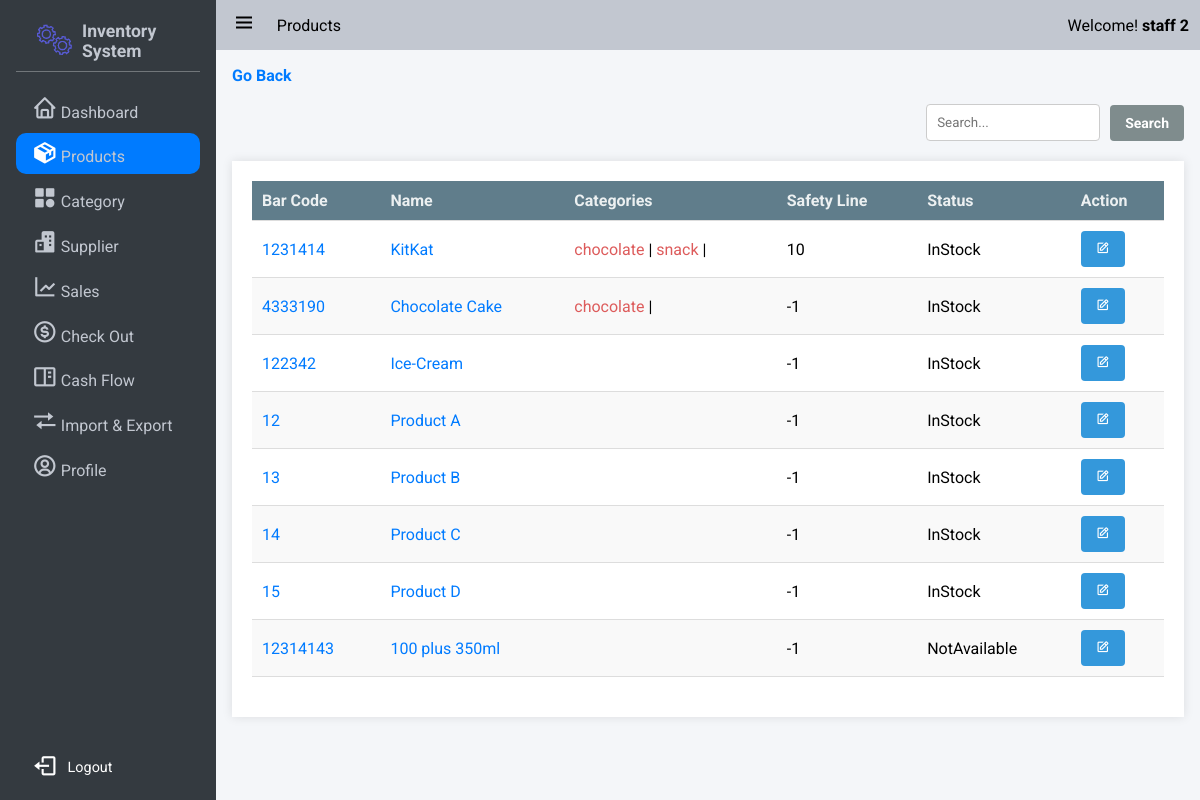
The app's page /products/ (signed in) with its own data.
### app/models/user.py (models this page shows, shortened)
class User(UserMixin,db.Model):
    __tablename__ = 'users'
    id = db.Column(db.Integer, primary_key=True)
    StaffID = db.Column(db.String,unique = True)
    First_Name = db.Column(db.String(100, collation='NOCASE'), nullable=False, server_default='')
    Last_Name = db.Column(db.String(100, collation='NOCASE'), nullable=False, server_default='')
    Email = db.Column(db.String(50), unique=True, nullable=False)
    Password = db.Column(db.String(80), nullable=False)
    pins = db.Column(db.Integer)
    roles = db.relationship('Role', secondary='user_roles')
    active = db.Column('is_active', db.Boolean(), nullable=False, server_default='1')
    Email_Confirmed_At = db.Column(db.DateTime())
    Last_Login = db.Column(db.DateTime())

### app/models/product.py (models this page shows, shortened)
class Product(db.Model):
    id = db.Column(db.Integer, nullable=False, primary_key=True)
    BarCode = db.Column(db.BigInteger,nullable=False)
    Name = db.Column(db.String, nullable=False)
    Safety_quantity = db.Column(db.Integer,nullable=False)
    Status = db.Column(db.String, nullable=False) # "NotAvailable","OutOfStock","InStock"
    Inventories = db.relationship('Inventory',backref='product',lazy=True)  # Improved loading
    Categories = db.relationship('Category',secondary=product_category, backref=db.backref('products', lazy=True), lazy='subquery')

### app/models/category.py (models this page shows, shortened)
class Category(db.Model):
    id = db.Column(db.Integer, nullable=False, primary_key=True)
    Name = db.Column(db.String, nullable=False)

### app/product/product_routers.py (the view)
@bp.route('/',methods=["GET"])
@login_required
def index():
    update_qty_on_expiry()
    page = request.args.get('page', 1, type=int)
    per_page = request.args.get('per_page', 10, type=int)
    query = request.args.get('query','')
    form = CreateProductForm()
    categories = Category.query.all()
    if query:
        products = Product.query.filter(
            db.or_(Product.BarCode.ilike(f'%{query}%'), Product.Name.ilike(f'%{query}%'))
        ).paginate(per_page=per_page, page=page, error_out=True)
    else:
        products = Product.query.paginate(per_page=per_page, page=page, error_out=True)
    categories = Category.query.all()
    return render_template('product/product.html', products=products,categories=categories,form=form)

### app/product/product_routers.py
class CreateProductForm(FlaskForm):
    name = StringField('Name', validators=[InputRequired()])
    barcode = IntegerField('BarCode', validators=[InputRequired()])
    safety_quantity_custom = BooleanField('Custom Set Line')
    safety_quantity = IntegerField('Safety Quantity', validators=[Optional()])
    status = SelectField('Status', choices=[('NotAvailable', 'Not Available'), ('OutOfStock', 'Out of Stock'), ('InStock', 'In Stock')], default='NotAvailable')
    categories = SelectMultipleField('Categories', choices=[], coerce=int)
    def __init__(self, *args, **kwargs):
        super(CreateProductForm, self).__init__(*args, **kwargs)
        self.categories.choices = [(category.id, category.Name) for category in Category.query.all()]

### app/__init__.py (called while the page is built, shortened)
def update_qty_on_expiry():
    inventories = Inventory.query.filter(Inventory.ExpiryDate <= date.today(),Inventory.Available_QTY>0).all()
    if not inventories:
        return

### app/auth.py (called while the page is built)
@login_manager.user_loader
def load_user(user_id):
    return User.query.get(int(user_id))

### app/templates/product/product.html (shortened to what this page needs)
{% extends 'base.html' %}
{% block nav_title %}
Products
{% endblock %}
{% block css_style %}
<link rel="stylesheet" href="{{url_for('static',filename='css/flex.css')}}">
<link rel="stylesheet" href="{{url_for('static',filename='css/grid.css')}}">
<link rel="stylesheet" href="{{url_for('static',filename='css/table.css')}}">
<link rel="stylesheet" href="{{url_for('static',filename='css/form.css')}}">
<link rel="stylesheet" href="{{url_for('static',filename='css/modal.css')}}">
{% endblock %}
{% block nav_inventory %}active{% endblock %}
{% block content %}
<a href="{{url_for('product.index')}}"><b>Go Back</b></a><br><br>
<div class="flex flex-between-center">
    <div class="">
        <form action="{{url_for("product.search_product")}}" method="get" class="flex flex-start-center">
            <input type="text" id="" name="query" placeholder="Search..." style="margin: 0 10px 0 0;">
            <button class="button gray" type="submit">Search</button>
        </form>
    </div>
</div>
<div class="table-container ">
    <table class="">
        <thead>
            <tr>
                <th>Bar Code</th>
                <th>Name</th>
                <th>Categories</th>
                <th>Safety Line </th>
                <th>Status </th>
                <th>Action</th>
            </tr>
        </thead>
        <tbody>
            {% for product in products %}
            <tr>
                <td>
                    <span><a href="{{url_for('product.get_product',id = product.id)}}">{{ product.BarCode}}</a></span>
                </td>
                <td>
                    <span><a href="{{url_for('product.get_product',id = product.id)}}">{{ product.Name
                            }}</a></span>
                </td>
                <td>
                    {{display_categories(product)}}
                </td>
                <td>
                    <span>{{ product.Safety_quantity }}</span>
                </td>
                <td>
                    <span>{{ product.Status }}</span>
                </td>
                <td>
                    <button type="button" class="button info" id="edit" href="javascript:;"><i
                            class='bx bx-edit'></i></button>
                </td>
            </tr>
            {% endfor %}
        </tbody>
    </table>
</div>
{% endblock %}
{% macro display_categories(product) %}
<span>
    {% for category in product.Categories %}
    <a href="{{url_for('product.products_by_category',category_name = category.Name)}}"
        style="text-decoration: none; color: #dd5b5b">
        {{ category.Name }}
    </a>
    |
    {% endfor %}
</span>
{% endmacro %}

### app/templates/base.html (shortened to what this page needs)
<!DOCTYPE html>
<html lang="en">
<head>
    <link rel="stylesheet" href="{{url_for('static',filename='css/button.css')}}">
    <link rel="stylesheet" href="{{url_for('static',filename='css/style.css')}}">
    <link rel="stylesheet" href="{{url_for('static',filename='css/responsive.css')}}">
    <link rel="stylesheet" href="{{url_for('static',filename='css/cards.css')}}">
    <link rel="stylesheet" href="{{url_for('static',filename='css/preloader.css')}}">
    <link href='https://unpkg.com/boxicons@2.1.4/css/boxicons.min.css' rel='stylesheet'>
    {% block css_style %}
    {% endblock %}
</head>
<body>
    <div class="wrapper">
        <aside class="opened" id="aside">
            <div class="sidebar">
                <div class="brand-items">
                    <div class="brand-logo">
                        <img src="{{url_for('static',filename='/img/gear-loader.gif')}}" alt="" class="brand-img">
                        <h3>Inventory System</h3>
                    </div>
                </div>
                <div class="menu-bar">
                    <div class="menu">
                        <ul class="menu-links">
                            <li class="menu-link {% block nav_dashboard %}{% endblock %}"><i class='nav-icon bx bx-home'></i><a href="{{ url_for('dashboard') }}">Dashboard</a></li>
                            <li class="menu-link {% block nav_inventory %}{% endblock %}"><i class='nav-icon bx bxs-package'></i><a href="{{ url_for('product.index') }}">Products</a></li>
                            <li class="menu-link {% block nav_category %}{% endblock %}"><i class='nav-icon bx bxs-category' ></i><a href="{{ url_for('category.index') }}">Category</a></li>
                            <li class="menu-link {% block nav_supplier %}{% endblock %}"><i class='nav-icon bx bxs-buildings' ></i><a href="{{ url_for('supplier.index') }}">Supplier</a></li>
                            <li class="menu-link {% block nav_report %}{% endblock %}"><i class='nav-icon bx bx-line-chart' ></i><a href="{{ url_for('sale.sales_index') }}">Sales</a></li>
                            <li class="menu-link {% block nav_checkout %}{% endblock %}"><i class='nav-icon bx bx-dollar-circle' ></i><a href="{{ url_for('sale.show_checkout_page') }}">Check Out</a></li>
                            <li class="menu-link {% block nav_cashflow %}{% endblock %}"><i class='nav-icon bx bx-book-content'></i><a href="{{url_for('cashflow.index')}}">Cash Flow</a></li>
                            <li class="menu-link {% block nav_ImExport %}{% endblock %}"><i class='nav-icon bx bx-transfer'></i><a href="{{url_for('main.imexport_overview')}}">Import & Export</a></li>
                            <li class="menu-link {% block nav_profile %}{% endblock %}"><i class='nav-icon bx bx-user-circle'></i><a href="{{url_for('user.get_staff',id=current_user.id)}}">Profile</a></li>
                        </ul>
                    </div>
                    <div class="bottom-content logout">
                        <div class="flex" style="color: #fff !important;">
                            <i class='bx bx-log-out'></i><a style="color: #fff !important;" href="{{url_for('auth.logout')}}" onclick="return confirm('Log out immediately?')">Logout</a>
                        </div>
                    </div>
                </div>
            </div>
        </aside>
       <div class="main">
            <header class="main-header">
                <div class="left-nav">
                    <div class="menu-burger">
                        <i class='bx bx-menu '></i>
                    </div>
                    <p>{% block nav_title %}{% endblock %}</p>
                </div>
                <div class="right-nav flex flex-center-center">
                    <span>Welcome! <b>{{current_user.Last_Name + ' ' + current_user.First_Name}}</b></span>
                </div>
            </header>
            <div class="main-container">
                    {% block content %} {% endblock %}
            </div>
        </div>
    </div>
    </body>
    </html>

### app/static/css/button.css (style rules this page uses)
:root { --primary-color: #3498db; --secondary-color: #2ecc71; --accent-color: #e74c3c; --background-color: #ecf0f1; --link-color: #2980b9; --border-color: #bdc3c7; --success-color: #27ae60; --warning-color: #f39c12; --error-color: #c0392b; --info-color: #3498db; --dark-color: #34495e; --light-color: #ecf0f1; --gray-color: #7f8c8d; --purple-color: #9b59b6; --pink-color: #e91e63; --teal-color: #009688; --orange-color: #e67e22; --brown-color: #795548; --cyan-color: #00bcd4; --indigo-color: #3f51b5; --lime-color: #cddc39; --amber-color: #ffc107; --deep-purple-color: #673ab7; --deep-orange-color: #ff5722; --light-green-color: #8bc34a; --blue-gray-color: #607d8b; --yellow-color: #ffeb3b; }
.button { display: inline-block; padding: 10px 15px; font-size: 14px; font-weight: bold; text-align: center; text-decoration: none; color: #fff; border: none; border-radius: 4px; cursor: pointer; transition: background-color 0.3s ease; }
.info { background-color: var(--info-color); color: #fff; }
.gray { background-color: var(--gray-color); color: #fff; }

### app/static/css/style.css (style rules this page uses)
:root { --text-color:#212529; --text-color-grey:#c2c7d0; --text-color-dark-grey:#898989; --main-color:#007bff; --main-color-hover:#228dff; --second-color:; --second-color-hover:; --white-color:#fff; --bg-color-dark:#343a40; --bg-color-second-light:#dee2e6; --bg-color-light:#f4f6f9; --toggle-color:#ddd; --red-color:#dc3545; --dark-yellow-color:#ffc107; --yellow-color:#ffc107; --sidebar-width:18%; }
* { font-family: 'Roboto', sans-serif; margin: 0; padding: 0; box-sizing: border-box; scrollbar-width: none; }
a { text-decoration: none; color: var(--main-color); }
ul,li { list-style: none; }
img { width: 100%; object-fit: cover; }
body { width: 100vw; height: 100vh; background: #e9ecef; position: relative; }
.wrapper { height: 100vh; width: 100vw; display: flex; overflow: hidden; }
input { padding: 10px; box-sizing: border-box; border: 1px solid #ccc; border-radius: 4px; }
aside { position: relative; width: 15px; height: 100vh; background: var(--bg-color-dark); transition: margin-left .3s ease-in-out .3s ease-in-out; overflow-x: hidden; overflow-y: hidden; z-index: 999; color: var(--text-color-grey); transition:width 0.3s linear; }
aside.opened { width: var(--sidebar-width); }
.sidebar { padding: 0.625rem 1rem; height: 100%; }
.sidebar li { margin-bottom: .2rem; padding: .5rem 1rem; align-items: flex-end; display: flex; border-radius: 10px; }
.brand-items { display: flex; align-items: center; justify-content: space-between; padding: 0.5rem 1rem; border-bottom: rgba(255, 255, 255, 0.3) 1px solid ; }
.brand-items img { width: 50px; object-fit: cover; padding: 0 5px 0 0; }
.brand-logo { display: flex; align-items: center; }
.brand-logo h3 { font-size: 1.1rem; }
.menu-bar { height: calc(100% - 4rem); display: flex; flex-direction: column; justify-content: space-between; }
.menu-links { margin-top: 1rem; }
.menu-link.active { background: var(--main-color); color: var(--white-color); transition: .05s ease-in-out .03s; }
.menu-link .nav-icon { text-align: center; margin-right: .2rem; font-size: 1.6rem; width: 1.6rem; }
.menu-link a { color: var(--text-color-grey); }
.bottom-content { display: flex; align-items: center; justify-content: space-between; flex-wrap: nowrap; padding: .2em 1em; font-size: 0.9rem; }
.bottom-content i { font-size: 1.6rem; margin-right: 10px; }
.bottom-content div { display: flex; align-items: center; }
.main { width: calc(100% - var(--sidebar-width)); height: 100%; background: var(--bg-color-light); transition: width .3s ease-in; }
.main-header { position: relative; padding: .7rem .7rem; display: flex; justify-content: space-between; background: var(--text-color-grey); }
.left-nav { display: flex; align-items: center; }
.menu-burger { font-size: 1.8rem; }
.left-nav .menu-burger { padding: 0 0.3rem; margin-right: 1rem; font-size: 1.5rem; cursor: pointer; }
.main-container { padding: 1rem 1rem 4rem 1rem; overflow: scroll; height: 100%; }

### app/static/css/flex.css (style rules this page uses)
.flex { display: flex; }
.flex-start-center { justify-content: flex-start; align-items: center; }
.flex-center-center { justify-content: center; align-items: center; }
.flex-between-center { justify-content: space-between; align-items: center; }

### app/templates/base.html (style rules this page uses)
.logout { padding: .5rem 1rem }

### records on screen
User: Last_Name+First_Name "staff 2"
Product: BarCode "1231414", Name "KitKat", Safety_quantity "10", Status "InStock"
Category: Name "chocolate"
Category: Name "snack"
Product: BarCode "4333190", Name "Chocolate Cake", Safety_quantity "-1", Status "InStock"
Product: BarCode "122342", Name "Ice-Cream", Safety_quantity "-1", Status "InStock"
Product: BarCode "12", Name "Product A", Safety_quantity "-1", Status "InStock"
Product: BarCode "13", Name "Product B", Safety_quantity "-1", Status "InStock"
Product: BarCode "14", Name "Product C", Safety_quantity "-1", Status "InStock"
Product: BarCode "15", Name "Product D", Safety_quantity "-1", Status "InStock"
Product: BarCode "12314143", Name "100 plus 350ml", Safety_quantity "-1", Status "NotAvailable"
